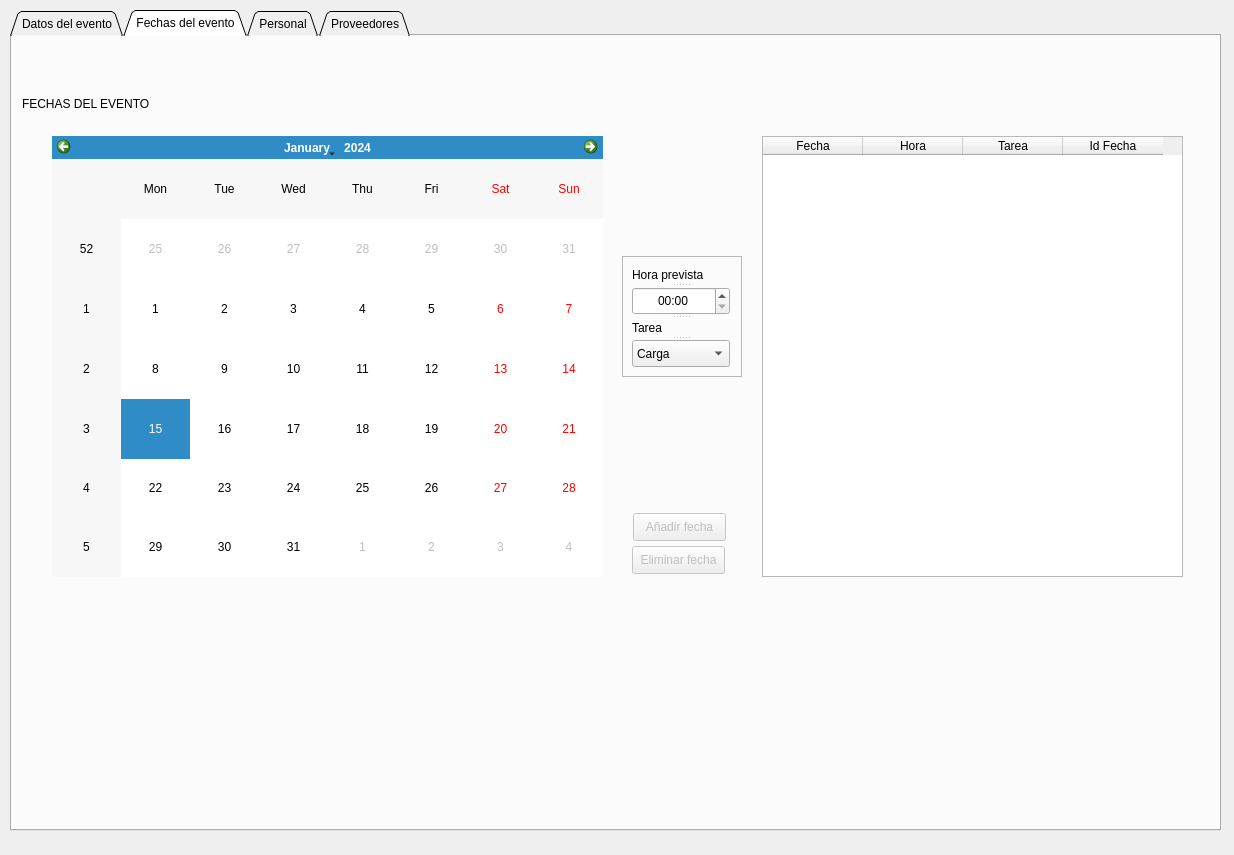
<?xml version="1.0" encoding="UTF-8"?>
<ui version="4.0">
 <class>Dialog</class>
 <widget class="QDialog" name="Dialog">
  <property name="geometry">
   <rect>
    <x>0</x>
    <y>0</y>
    <width>1234</width>
    <height>855</height>
   </rect>
  </property>
  <property name="sizePolicy">
   <sizepolicy hsizetype="Fixed" vsizetype="Preferred">
    <horstretch>0</horstretch>
    <verstretch>0</verstretch>
   </sizepolicy>
  </property>
  <property name="windowTitle">
   <string>Dialog</string>
  </property>
  <widget class="QTabWidget" name="tabWidget">
   <property name="geometry">
    <rect>
     <x>10</x>
     <y>10</y>
     <width>1211</width>
     <height>821</height>
    </rect>
   </property>
   <property name="styleSheet">
    <string notr="true"/>
   </property>
   <property name="tabShape">
    <enum>QTabWidget::Triangular</enum>
   </property>
   <property name="currentIndex">
    <number>1</number>
   </property>
   <property name="iconSize">
    <size>
     <width>20</width>
     <height>20</height>
    </size>
   </property>
   <property name="elideMode">
    <enum>Qt::ElideNone</enum>
   </property>
   <property name="tabsClosable">
    <bool>false</bool>
   </property>
   <property name="tabBarAutoHide">
    <bool>false</bool>
   </property>
   <widget class="QWidget" name="pag_datos">
    <attribute name="title">
     <string>Datos del evento</string>
    </attribute>
    <widget class="QLabel" name="datos">
     <property name="geometry">
      <rect>
       <x>570</x>
       <y>90</y>
       <width>71</width>
       <height>16</height>
      </rect>
     </property>
     <property name="styleSheet">
      <string notr="true">font: 10pt &quot;MS Shell Dlg 2&quot;;</string>
     </property>
     <property name="text">
      <string>DATOS</string>
     </property>
    </widget>
    <widget class="QLabel" name="crear_evento">
     <property name="geometry">
      <rect>
       <x>520</x>
       <y>30</y>
       <width>161</width>
       <height>51</height>
      </rect>
     </property>
     <property name="styleSheet">
      <string notr="true">font: 16pt &quot;MS Shell Dlg 2&quot;;</string>
     </property>
     <property name="text">
      <string>Crear Evento</string>
     </property>
    </widget>
    <widget class="QWidget" name="layoutWidget">
     <property name="geometry">
      <rect>
       <x>470</x>
       <y>600</y>
       <width>271</width>
       <height>41</height>
      </rect>
     </property>
     <layout class="QHBoxLayout" name="horizontalLayout_4">
      <item>
       <widget class="QPushButton" name="button_guardar">
        <property name="sizePolicy">
         <sizepolicy hsizetype="Minimum" vsizetype="Expanding">
          <horstretch>0</horstretch>
          <verstretch>0</verstretch>
         </sizepolicy>
        </property>
        <property name="text">
         <string>Guardar</string>
        </property>
       </widget>
      </item>
      <item>
       <widget class="QPushButton" name="button_cancelar">
        <property name="sizePolicy">
         <sizepolicy hsizetype="Minimum" vsizetype="Expanding">
          <horstretch>0</horstretch>
          <verstretch>0</verstretch>
         </sizepolicy>
        </property>
        <property name="text">
         <string>Cancelar</string>
        </property>
       </widget>
      </item>
     </layout>
    </widget>
    <widget class="QWidget" name="layoutWidget">
     <property name="geometry">
      <rect>
       <x>300</x>
       <y>140</y>
       <width>611</width>
       <height>432</height>
      </rect>
     </property>
     <layout class="QGridLayout" name="gridLayout">
      <item row="8" column="0">
       <widget class="QSplitter" name="splitter_4">
        <property name="orientation">
         <enum>Qt::Vertical</enum>
        </property>
        <widget class="QLabel" name="notas">
         <property name="sizePolicy">
          <sizepolicy hsizetype="Preferred" vsizetype="Preferred">
           <horstretch>0</horstretch>
           <verstretch>0</verstretch>
          </sizepolicy>
         </property>
         <property name="text">
          <string>NOTAS</string>
         </property>
         <property name="alignment">
          <set>Qt::AlignLeading|Qt::AlignLeft|Qt::AlignTop</set>
         </property>
        </widget>
       </widget>
      </item>
      <item row="4" column="2">
       <widget class="QComboBox" name="combo_manager">
        <property name="sizePolicy">
         <sizepolicy hsizetype="Preferred" vsizetype="Fixed">
          <horstretch>0</horstretch>
          <verstretch>0</verstretch>
         </sizepolicy>
        </property>
       </widget>
      </item>
      <item row="5" column="1">
       <spacer name="horizontalSpacer_15">
        <property name="orientation">
         <enum>Qt::Horizontal</enum>
        </property>
        <property name="sizeType">
         <enum>QSizePolicy::Preferred</enum>
        </property>
        <property name="sizeHint" stdset="0">
         <size>
          <width>40</width>
          <height>20</height>
         </size>
        </property>
       </spacer>
      </item>
      <item row="6" column="0">
       <widget class="QLabel" name="tfn_onsite">
        <property name="text">
         <string>TELEFONO ON-SITE</string>
        </property>
       </widget>
      </item>
      <item row="6" column="2">
       <widget class="QLineEdit" name="entry_tfn_onsite">
        <property name="sizePolicy">
         <sizepolicy hsizetype="Preferred" vsizetype="Fixed">
          <horstretch>0</horstretch>
          <verstretch>0</verstretch>
         </sizepolicy>
        </property>
       </widget>
      </item>
      <item row="7" column="0">
       <widget class="QLabel" name="email_onsite">
        <property name="text">
         <string>EMAIL ON-SITE</string>
        </property>
       </widget>
      </item>
      <item row="7" column="1">
       <spacer name="horizontalSpacer_17">
        <property name="orientation">
         <enum>Qt::Horizontal</enum>
        </property>
        <property name="sizeType">
         <enum>QSizePolicy::Preferred</enum>
        </property>
        <property name="sizeHint" stdset="0">
         <size>
          <width>40</width>
          <height>20</height>
         </size>
        </property>
       </spacer>
      </item>
      <item row="7" column="2">
       <widget class="QLineEdit" name="entry_email_onsite">
        <property name="sizePolicy">
         <sizepolicy hsizetype="Preferred" vsizetype="Fixed">
          <horstretch>0</horstretch>
          <verstretch>0</verstretch>
         </sizepolicy>
        </property>
        <property name="text">
         <string/>
        </property>
       </widget>
      </item>
      <item row="8" column="2">
       <widget class="QPlainTextEdit" name="entry_notas">
        <property name="sizePolicy">
         <sizepolicy hsizetype="Preferred" vsizetype="Expanding">
          <horstretch>0</horstretch>
          <verstretch>0</verstretch>
         </sizepolicy>
        </property>
       </widget>
      </item>
      <item row="6" column="1">
       <spacer name="horizontalSpacer_16">
        <property name="orientation">
         <enum>Qt::Horizontal</enum>
        </property>
        <property name="sizeType">
         <enum>QSizePolicy::Preferred</enum>
        </property>
        <property name="sizeHint" stdset="0">
         <size>
          <width>40</width>
          <height>20</height>
         </size>
        </property>
       </spacer>
      </item>
      <item row="2" column="0">
       <widget class="QLabel" name="cliente">
        <property name="text">
         <string>CLIENTE</string>
        </property>
       </widget>
      </item>
      <item row="5" column="0">
       <widget class="QLabel" name="onsite">
        <property name="text">
         <string>CONTACTO ON-SITE</string>
        </property>
       </widget>
      </item>
      <item row="1" column="2">
       <widget class="QLineEdit" name="entry_nombre">
        <property name="sizePolicy">
         <sizepolicy hsizetype="Preferred" vsizetype="Fixed">
          <horstretch>0</horstretch>
          <verstretch>0</verstretch>
         </sizepolicy>
        </property>
        <property name="text">
         <string/>
        </property>
       </widget>
      </item>
      <item row="2" column="2">
       <widget class="QLineEdit" name="entry_cliente">
        <property name="sizePolicy">
         <sizepolicy hsizetype="Preferred" vsizetype="Fixed">
          <horstretch>0</horstretch>
          <verstretch>0</verstretch>
         </sizepolicy>
        </property>
       </widget>
      </item>
      <item row="3" column="0">
       <widget class="QLabel" name="recinto">
        <property name="text">
         <string>RECINTO</string>
        </property>
       </widget>
      </item>
      <item row="4" column="0">
       <widget class="QLabel" name="manager">
        <property name="text">
         <string>PROJECT MANAGER</string>
        </property>
       </widget>
      </item>
      <item row="4" column="1">
       <spacer name="horizontalSpacer_14">
        <property name="orientation">
         <enum>Qt::Horizontal</enum>
        </property>
        <property name="sizeType">
         <enum>QSizePolicy::Preferred</enum>
        </property>
        <property name="sizeHint" stdset="0">
         <size>
          <width>40</width>
          <height>20</height>
         </size>
        </property>
       </spacer>
      </item>
      <item row="2" column="1">
       <spacer name="horizontalSpacer_12">
        <property name="orientation">
         <enum>Qt::Horizontal</enum>
        </property>
        <property name="sizeType">
         <enum>QSizePolicy::Preferred</enum>
        </property>
        <property name="sizeHint" stdset="0">
         <size>
          <width>40</width>
          <height>20</height>
         </size>
        </property>
       </spacer>
      </item>
      <item row="3" column="1">
       <widget class="QComboBox" name="comboBox_2">
        <property name="minimumSize">
         <size>
          <width>120</width>
          <height>0</height>
         </size>
        </property>
       </widget>
      </item>
      <item row="3" column="2">
       <widget class="QComboBox" name="comboBox">
        <property name="sizePolicy">
         <sizepolicy hsizetype="Preferred" vsizetype="Fixed">
          <horstretch>0</horstretch>
          <verstretch>0</verstretch>
         </sizepolicy>
        </property>
       </widget>
      </item>
      <item row="5" column="2">
       <widget class="QLineEdit" name="entry_onsite">
        <property name="sizePolicy">
         <sizepolicy hsizetype="Preferred" vsizetype="Fixed">
          <horstretch>0</horstretch>
          <verstretch>0</verstretch>
         </sizepolicy>
        </property>
        <property name="text">
         <string/>
        </property>
       </widget>
      </item>
      <item row="0" column="0">
       <widget class="QLabel" name="id">
        <property name="text">
         <string>ID EVENTO</string>
        </property>
       </widget>
      </item>
      <item row="1" column="0">
       <widget class="QLabel" name="nombre">
        <property name="text">
         <string>NOMBRE</string>
        </property>
       </widget>
      </item>
      <item row="1" column="1">
       <spacer name="horizontalSpacer_11">
        <property name="orientation">
         <enum>Qt::Horizontal</enum>
        </property>
        <property name="sizeType">
         <enum>QSizePolicy::Preferred</enum>
        </property>
        <property name="sizeHint" stdset="0">
         <size>
          <width>40</width>
          <height>20</height>
         </size>
        </property>
       </spacer>
      </item>
      <item row="0" column="1">
       <spacer name="horizontalSpacer_13">
        <property name="orientation">
         <enum>Qt::Horizontal</enum>
        </property>
        <property name="sizeType">
         <enum>QSizePolicy::Preferred</enum>
        </property>
        <property name="sizeHint" stdset="0">
         <size>
          <width>40</width>
          <height>20</height>
         </size>
        </property>
       </spacer>
      </item>
      <item row="0" column="2">
       <widget class="QLineEdit" name="entry_id">
        <property name="sizePolicy">
         <sizepolicy hsizetype="Preferred" vsizetype="Fixed">
          <horstretch>0</horstretch>
          <verstretch>0</verstretch>
         </sizepolicy>
        </property>
       </widget>
      </item>
     </layout>
    </widget>
    <widget class="QSplitter" name="splitter_5">
     <property name="geometry">
      <rect>
       <x>920</x>
       <y>230</y>
       <width>41</width>
       <height>21</height>
      </rect>
     </property>
     <property name="orientation">
      <enum>Qt::Horizontal</enum>
     </property>
    </widget>
    <widget class="QSplitter" name="splitter_6">
     <property name="geometry">
      <rect>
       <x>920</x>
       <y>227</y>
       <width>31</width>
       <height>51</height>
      </rect>
     </property>
     <property name="orientation">
      <enum>Qt::Vertical</enum>
     </property>
     <widget class="QPushButton" name="buttonAddRecinto">
      <property name="text">
       <string>+</string>
      </property>
     </widget>
     <widget class="QPushButton" name="buttonAddManager">
      <property name="text">
       <string>+</string>
      </property>
     </widget>
    </widget>
   </widget>
   <widget class="QWidget" name="pag_fechas">
    <attribute name="title">
     <string>Fechas del evento</string>
    </attribute>
    <widget class="QTableWidget" name="fechas_table">
     <property name="enabled">
      <bool>true</bool>
     </property>
     <property name="geometry">
      <rect>
       <x>750</x>
       <y>100</y>
       <width>421</width>
       <height>441</height>
      </rect>
     </property>
     <column>
      <property name="text">
       <string>Fecha</string>
      </property>
     </column>
     <column>
      <property name="text">
       <string>Hora</string>
      </property>
     </column>
     <column>
      <property name="text">
       <string>Tarea</string>
      </property>
     </column>
     <column>
      <property name="text">
       <string>Id Fecha</string>
      </property>
     </column>
    </widget>
    <widget class="QLabel" name="label">
     <property name="geometry">
      <rect>
       <x>10</x>
       <y>60</y>
       <width>181</width>
       <height>16</height>
      </rect>
     </property>
     <property name="styleSheet">
      <string notr="true">font: 10pt &quot;MS Shell Dlg 2&quot;;</string>
     </property>
     <property name="text">
      <string>FECHAS DEL EVENTO</string>
     </property>
    </widget>
    <widget class="QCalendarWidget" name="calendar">
     <property name="geometry">
      <rect>
       <x>40</x>
       <y>100</y>
       <width>551</width>
       <height>441</height>
      </rect>
     </property>
    </widget>
    <widget class="QPushButton" name="buttonDelDate">
     <property name="enabled">
      <bool>false</bool>
     </property>
     <property name="geometry">
      <rect>
       <x>620</x>
       <y>510</y>
       <width>93</width>
       <height>28</height>
      </rect>
     </property>
     <property name="text">
      <string>Eliminar fecha</string>
     </property>
    </widget>
    <widget class="QFrame" name="frame">
     <property name="geometry">
      <rect>
       <x>610</x>
       <y>220</y>
       <width>120</width>
       <height>121</height>
      </rect>
     </property>
     <property name="frameShape">
      <enum>QFrame::StyledPanel</enum>
     </property>
     <property name="frameShadow">
      <enum>QFrame::Raised</enum>
     </property>
     <widget class="QSplitter" name="splitter_3">
      <property name="geometry">
       <rect>
        <x>10</x>
        <y>10</y>
        <width>98</width>
        <height>101</height>
       </rect>
      </property>
      <property name="orientation">
       <enum>Qt::Vertical</enum>
      </property>
      <widget class="QSplitter" name="splitter_2">
       <property name="orientation">
        <enum>Qt::Vertical</enum>
       </property>
       <widget class="QLabel" name="label_2">
        <property name="text">
         <string>Hora prevista</string>
        </property>
       </widget>
       <widget class="QTimeEdit" name="time">
        <property name="styleSheet">
         <string notr="true">font: 10pt &quot;MS Shell Dlg 2&quot;;</string>
        </property>
        <property name="alignment">
         <set>Qt::AlignCenter</set>
        </property>
        <property name="displayFormat">
         <string>HH:mm</string>
        </property>
       </widget>
      </widget>
      <widget class="QSplitter" name="splitter">
       <property name="orientation">
        <enum>Qt::Vertical</enum>
       </property>
       <widget class="QLabel" name="labelTarea">
        <property name="text">
         <string>Tarea</string>
        </property>
       </widget>
       <widget class="QComboBox" name="combo_tarea">
        <item>
         <property name="text">
          <string>Carga</string>
         </property>
        </item>
        <item>
         <property name="text">
          <string>Montaje</string>
         </property>
        </item>
        <item>
         <property name="text">
          <string>Pruebas</string>
         </property>
        </item>
        <item>
         <property name="text">
          <string>Evento</string>
         </property>
        </item>
        <item>
         <property name="text">
          <string>Desmontaje</string>
         </property>
        </item>
        <item>
         <property name="text">
          <string>Descarga</string>
         </property>
        </item>
        <item>
         <property name="text">
          <string>Produccion</string>
         </property>
        </item>
        <item>
         <property name="text">
          <string>Viaje</string>
         </property>
        </item>
        <item>
         <property name="text">
          <string>Almacén</string>
         </property>
        </item>
       </widget>
      </widget>
     </widget>
    </widget>
    <widget class="QPushButton" name="buttonAddDate">
     <property name="enabled">
      <bool>false</bool>
     </property>
     <property name="geometry">
      <rect>
       <x>621</x>
       <y>477</y>
       <width>93</width>
       <height>28</height>
      </rect>
     </property>
     <property name="text">
      <string>Añadir fecha</string>
     </property>
    </widget>
   </widget>
   <widget class="QWidget" name="pag_personal">
    <attribute name="title">
     <string>Personal</string>
    </attribute>
    <widget class="QWidget" name="layoutWidget">
     <property name="geometry">
      <rect>
       <x>40</x>
       <y>30</y>
       <width>1111</width>
       <height>691</height>
      </rect>
     </property>
     <layout class="QVBoxLayout" name="verticalLayout_5">
      <item>
       <layout class="QVBoxLayout" name="verticalLayout_3">
        <item>
         <layout class="QHBoxLayout" name="horizontalLayout_25">
          <item>
           <widget class="QLabel" name="personal">
            <property name="styleSheet">
             <string notr="true">font: 10pt &quot;MS Shell Dlg 2&quot;;</string>
            </property>
            <property name="text">
             <string>PERSONAL</string>
            </property>
           </widget>
          </item>
          <item>
           <spacer name="horizontalSpacer_6">
            <property name="orientation">
             <enum>Qt::Horizontal</enum>
            </property>
            <property name="sizeHint" stdset="0">
             <size>
              <width>40</width>
              <height>20</height>
             </size>
            </property>
           </spacer>
          </item>
          <item>
           <layout class="QHBoxLayout" name="horizontalLayout_24">
            <item>
             <widget class="QLabel" name="nombre_personal">
              <property name="text">
               <string>Nombre</string>
              </property>
             </widget>
            </item>
            <item>
             <widget class="QLineEdit" name="entry_nombre_personal"/>
            </item>
           </layout>
          </item>
          <item>
           <spacer name="horizontalSpacer_7">
            <property name="orientation">
             <enum>Qt::Horizontal</enum>
            </property>
            <property name="sizeHint" stdset="0">
             <size>
              <width>40</width>
              <height>20</height>
             </size>
            </property>
           </spacer>
          </item>
          <item>
           <layout class="QHBoxLayout" name="horizontalLayout_19">
            <item>
             <widget class="QLabel" name="filtrar_cargos">
              <property name="text">
               <string>Filtrar Cargos</string>
              </property>
             </widget>
            </item>
            <item>
             <widget class="QComboBox" name="combo_filtrar_cargos">
              <item>
               <property name="text">
                <string>All</string>
               </property>
              </item>
              <item>
               <property name="text">
                <string>Crew Chief</string>
               </property>
              </item>
              <item>
               <property name="text">
                <string>Operador de Luces</string>
               </property>
              </item>
              <item>
               <property name="text">
                <string>Dimmers</string>
               </property>
              </item>
              <item>
               <property name="text">
                <string>Técnico de Luces</string>
               </property>
              </item>
              <item>
               <property name="text">
                <string>Operador de Sonido</string>
               </property>
              </item>
              <item>
               <property name="text">
                <string>RF</string>
               </property>
              </item>
              <item>
               <property name="text">
                <string>Técnico de Sonido</string>
               </property>
              </item>
              <item>
               <property name="text">
                <string>Operador de Video</string>
               </property>
              </item>
              <item>
               <property name="text">
                <string>Led</string>
               </property>
              </item>
              <item>
               <property name="text">
                <string>Técnico de Video</string>
               </property>
              </item>
              <item>
               <property name="text">
                <string>Rigger</string>
               </property>
              </item>
              <item>
               <property name="text">
                <string>Regidor</string>
               </property>
              </item>
              <item>
               <property name="text">
                <string>Contenidos</string>
               </property>
              </item>
              <item>
               <property name="text">
                <string>Deco</string>
               </property>
              </item>
             </widget>
            </item>
           </layout>
          </item>
          <item>
           <spacer name="horizontalSpacer_8">
            <property name="orientation">
             <enum>Qt::Horizontal</enum>
            </property>
            <property name="sizeHint" stdset="0">
             <size>
              <width>40</width>
              <height>20</height>
             </size>
            </property>
           </spacer>
          </item>
          <item>
           <layout class="QHBoxLayout" name="horizontalLayout_10">
            <item>
             <widget class="QLabel" name="dia_personal">
              <property name="text">
               <string>Día</string>
              </property>
             </widget>
            </item>
            <item>
             <widget class="QComboBox" name="combo_dia_personal"/>
            </item>
           </layout>
          </item>
         </layout>
        </item>
        <item>
         <widget class="QTableWidget" name="personal_table">
          <attribute name="horizontalHeaderDefaultSectionSize">
           <number>184</number>
          </attribute>
         </widget>
        </item>
       </layout>
      </item>
      <item>
       <layout class="QHBoxLayout" name="horizontalLayout_3">
        <item>
         <widget class="QPushButton" name="button_add_personal">
          <property name="text">
           <string>Añadir</string>
          </property>
         </widget>
        </item>
        <item>
         <spacer name="horizontalSpacer">
          <property name="orientation">
           <enum>Qt::Horizontal</enum>
          </property>
          <property name="sizeHint" stdset="0">
           <size>
            <width>40</width>
            <height>20</height>
           </size>
          </property>
         </spacer>
        </item>
        <item>
         <widget class="QPushButton" name="button_remove_personal">
          <property name="text">
           <string>Quitar</string>
          </property>
         </widget>
        </item>
       </layout>
      </item>
      <item>
       <widget class="QTableWidget" name="personal_added">
        <attribute name="horizontalHeaderDefaultSectionSize">
         <number>158</number>
        </attribute>
        <attribute name="horizontalHeaderMinimumSectionSize">
         <number>1</number>
        </attribute>
       </widget>
      </item>
      <item>
       <layout class="QHBoxLayout" name="horizontalLayout_5">
        <item>
         <widget class="QPushButton" name="button_guardar_personal">
          <property name="text">
           <string>Guardar</string>
          </property>
         </widget>
        </item>
        <item>
         <spacer name="horizontalSpacer_2">
          <property name="orientation">
           <enum>Qt::Horizontal</enum>
          </property>
          <property name="sizeHint" stdset="0">
           <size>
            <width>40</width>
            <height>20</height>
           </size>
          </property>
         </spacer>
        </item>
        <item>
         <widget class="QPushButton" name="button_cancelar_personal">
          <property name="text">
           <string>Cancelar</string>
          </property>
         </widget>
        </item>
       </layout>
      </item>
     </layout>
    </widget>
   </widget>
   <widget class="QWidget" name="pag_proveedores">
    <attribute name="title">
     <string>Proveedores</string>
    </attribute>
    <widget class="QWidget" name="layoutWidget_4">
     <property name="geometry">
      <rect>
       <x>40</x>
       <y>30</y>
       <width>1111</width>
       <height>691</height>
      </rect>
     </property>
     <layout class="QVBoxLayout" name="verticalLayout_6">
      <item>
       <layout class="QVBoxLayout" name="verticalLayout_7">
        <item>
         <layout class="QHBoxLayout" name="horizontalLayout_26">
          <item>
           <widget class="QLabel" name="proveedores">
            <property name="styleSheet">
             <string notr="true">font: 10pt &quot;MS Shell Dlg 2&quot;;</string>
            </property>
            <property name="text">
             <string>PROVEEDORES</string>
            </property>
           </widget>
          </item>
          <item>
           <spacer name="horizontalSpacer_5">
            <property name="orientation">
             <enum>Qt::Horizontal</enum>
            </property>
            <property name="sizeHint" stdset="0">
             <size>
              <width>40</width>
              <height>20</height>
             </size>
            </property>
           </spacer>
          </item>
          <item>
           <layout class="QHBoxLayout" name="horizontalLayout_27">
            <item>
             <widget class="QLabel" name="nombre_prov">
              <property name="text">
               <string>Nombre</string>
              </property>
             </widget>
            </item>
            <item>
             <widget class="QLineEdit" name="entry_nombre_prov"/>
            </item>
           </layout>
          </item>
          <item>
           <spacer name="horizontalSpacer_9">
            <property name="orientation">
             <enum>Qt::Horizontal</enum>
            </property>
            <property name="sizeHint" stdset="0">
             <size>
              <width>40</width>
              <height>20</height>
             </size>
            </property>
           </spacer>
          </item>
          <item>
           <layout class="QHBoxLayout" name="horizontalLayout_21">
            <item>
             <widget class="QLabel" name="filtrar_serv">
              <property name="text">
               <string>Filtrar Servicio</string>
              </property>
             </widget>
            </item>
            <item>
             <widget class="QComboBox" name="combo_filtrar_serv">
              <item>
               <property name="text">
                <string>All</string>
               </property>
              </item>
              <item>
               <property name="text">
                <string>Trailer</string>
               </property>
              </item>
              <item>
               <property name="text">
                <string>Camión</string>
               </property>
              </item>
              <item>
               <property name="text">
                <string>Furgoneta</string>
               </property>
              </item>
              <item>
               <property name="text">
                <string>Runner</string>
               </property>
              </item>
              <item>
               <property name="text">
                <string>Carga/Descarga</string>
               </property>
              </item>
              <item>
               <property name="text">
                <string>Rigging</string>
               </property>
              </item>
              <item>
               <property name="text">
                <string>Deco</string>
               </property>
              </item>
              <item>
               <property name="text">
                <string>Generadores</string>
               </property>
              </item>
              <item>
               <property name="text">
                <string>Traducción</string>
               </property>
              </item>
              <item>
               <property name="text">
                <string>Catering</string>
               </property>
              </item>
              <item>
               <property name="text">
                <string>Iluminación</string>
               </property>
              </item>
              <item>
               <property name="text">
                <string>Sonido</string>
               </property>
              </item>
              <item>
               <property name="text">
                <string>Video</string>
               </property>
              </item>
              <item>
               <property name="text">
                <string>Mobiliario</string>
               </property>
              </item>
              <item>
               <property name="text">
                <string>Otros</string>
               </property>
              </item>
             </widget>
            </item>
           </layout>
          </item>
          <item>
           <spacer name="horizontalSpacer_10">
            <property name="orientation">
             <enum>Qt::Horizontal</enum>
            </property>
            <property name="sizeHint" stdset="0">
             <size>
              <width>40</width>
              <height>20</height>
             </size>
            </property>
           </spacer>
          </item>
          <item>
           <layout class="QHBoxLayout" name="horizontalLayout_18">
            <item>
             <widget class="QLabel" name="dia_prov">
              <property name="text">
               <string>Día</string>
              </property>
             </widget>
            </item>
            <item>
             <widget class="QComboBox" name="combo_dia_prov"/>
            </item>
           </layout>
          </item>
         </layout>
        </item>
        <item>
         <widget class="QTableWidget" name="prov_table_2"/>
        </item>
       </layout>
      </item>
      <item>
       <layout class="QHBoxLayout" name="horizontalLayout_6">
        <item>
         <widget class="QPushButton" name="button_add_prov">
          <property name="text">
           <string>Añadir</string>
          </property>
         </widget>
        </item>
        <item>
         <spacer name="horizontalSpacer_3">
          <property name="orientation">
           <enum>Qt::Horizontal</enum>
          </property>
          <property name="sizeHint" stdset="0">
           <size>
            <width>40</width>
            <height>20</height>
           </size>
          </property>
         </spacer>
        </item>
        <item>
         <widget class="QPushButton" name="button_remove_prov">
          <property name="text">
           <string>Quitar</string>
          </property>
         </widget>
        </item>
       </layout>
      </item>
      <item>
       <widget class="QTableWidget" name="personal_added_2"/>
      </item>
      <item>
       <layout class="QHBoxLayout" name="horizontalLayout_7">
        <item>
         <widget class="QPushButton" name="button_guardar_prov">
          <property name="text">
           <string>Guardar</string>
          </property>
         </widget>
        </item>
        <item>
         <spacer name="horizontalSpacer_4">
          <property name="orientation">
           <enum>Qt::Horizontal</enum>
          </property>
          <property name="sizeHint" stdset="0">
           <size>
            <width>40</width>
            <height>20</height>
           </size>
          </property>
         </spacer>
        </item>
        <item>
         <widget class="QPushButton" name="button_cancel_prov">
          <property name="text">
           <string>Cancelar</string>
          </property>
         </widget>
        </item>
       </layout>
      </item>
     </layout>
    </widget>
   </widget>
  </widget>
 </widget>
 <tabstops>
  <tabstop>entry_id</tabstop>
  <tabstop>entry_nombre</tabstop>
  <tabstop>combo_manager</tabstop>
  <tabstop>entry_onsite</tabstop>
  <tabstop>entry_tfn_onsite</tabstop>
  <tabstop>entry_email_onsite</tabstop>
  <tabstop>button_guardar</tabstop>
  <tabstop>button_cancelar</tabstop>
  <tabstop>tabWidget</tabstop>
  <tabstop>entry_nombre_personal</tabstop>
  <tabstop>combo_filtrar_cargos</tabstop>
  <tabstop>combo_dia_personal</tabstop>
  <tabstop>button_add_personal</tabstop>
  <tabstop>button_remove_personal</tabstop>
  <tabstop>button_guardar_personal</tabstop>
  <tabstop>button_cancelar_personal</tabstop>
  <tabstop>personal_table</tabstop>
  <tabstop>personal_added</tabstop>
  <tabstop>entry_nombre_prov</tabstop>
  <tabstop>combo_filtrar_serv</tabstop>
  <tabstop>combo_dia_prov</tabstop>
  <tabstop>prov_table_2</tabstop>
  <tabstop>button_add_prov</tabstop>
  <tabstop>button_remove_prov</tabstop>
  <tabstop>personal_added_2</tabstop>
  <tabstop>button_guardar_prov</tabstop>
  <tabstop>button_cancel_prov</tabstop>
 </tabstops>
 <resources/>
 <connections>
  <connection>
   <sender>button_cancelar</sender>
   <signal>clicked()</signal>
   <receiver>Dialog</receiver>
   <slot>close()</slot>
   <hints>
    <hint type="sourcelabel">
     <x>672</x>
     <y>647</y>
    </hint>
    <hint type="destinationlabel">
     <x>855</x>
     <y>706</y>
    </hint>
   </hints>
  </connection>
 </connections>
</ui>
